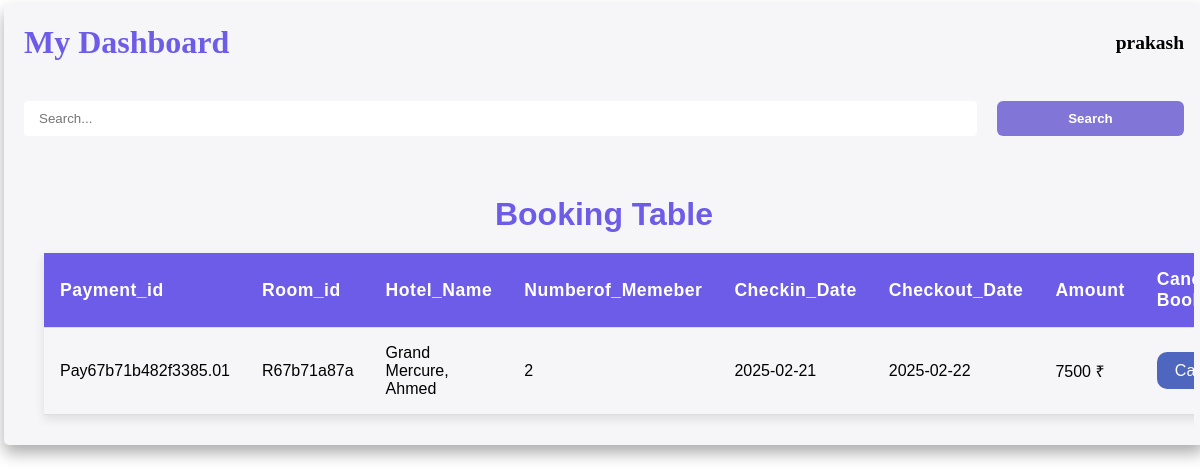
Page /Mybooking.php (signed in) on the earlier database version.
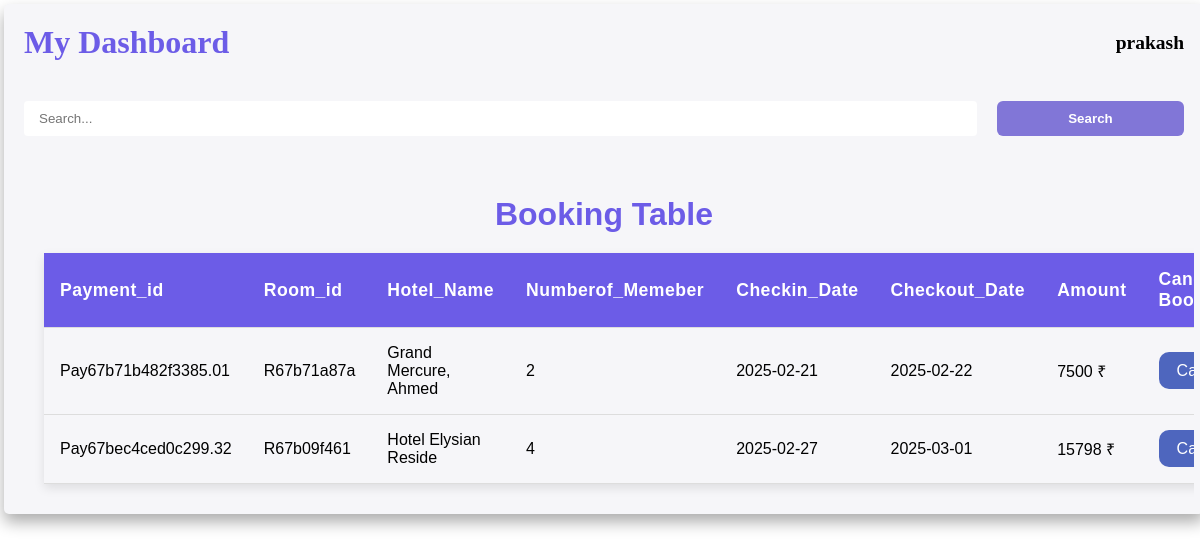
Same page on the later database version.
### tables this page shows
CREATE TABLE `booking_list` (
  `Payment_id` varchar(20) NOT NULL,
  `Room_id` varchar(20) NOT NULL,
  `Customer_id` varchar(20) NOT NULL,
  `Customer_name` varchar(50) NOT NULL,
  `Hotel_id` varchar(30) NOT NULL,
  `Numberof_Memeber` int(11) NOT NULL,
  `Checkin_Date` varchar(20) NOT NULL,
  `Checkout_Date` varchar(20) NOT NULL,
  `Amount` int(11) NOT NULL,
  `Transaction_Date` varchar(30) NOT NULL
);

CREATE TABLE `m_register` (
  `Um_id` varchar(10) NOT NULL,
  `Username` varchar(50) NOT NULL,
  `Email` varchar(50) NOT NULL,
  `Password` varchar(100) NOT NULL,
  `Hotel_id` varchar(10) NOT NULL,
  `Hotel_Name` varchar(20) NOT NULL,
  `Hotel_Address` text NOT NULL,
  `Hotel_Mobileno` char(15) NOT NULL,
  `Hotel_Bname` varchar(50) NOT NULL,
  `Hotel_AccountNo` char(20) NOT NULL,
  `Hotel_IFSCcode` char(15) NOT NULL,
  `Verify_status` varchar(20) NOT NULL
);

### Mybooking.php (the view, shortened to what this page needs)
<!DOCTYPE html>
<html lang="en">
<head>
    <link rel="stylesheet" href="./CSS/index.css">
    <link rel="stylesheet" href="./CSS/table.css">
    <link rel="stylesheet" href="https://cdnjs.cloudflare.com/ajax/libs/font-awesome/6.6.0/css/all.min.css" />
</head>
<body>
        <div class="right">
            <div class="navbar">
                <h1 class="name" class="h-div">
                    <span class="n1">My Dashboard</span>
                </h1>
                <h2 class="uname">
                    <?php
                    if (isset($_SESSION['name'])) {
                        echo   "<span>" . $_SESSION['name'] . "</span>";
                    }
                    ?>
                </h2>
            </div>
            <form method="POST">
                <div class="search">
                    <input class="stc" type="text" name="serch" placeholder="Search...">
                    <button class="scbtn" name="serchbtn">Search</button>
                </div>
            </form>
            <?php
            include './Process/cnn.php';
            if (array_key_exists('serchbtn', $_POST)) {
                serchdata();
            } else {
                $cname= $_SESSION['name'];
                $cdata = mysqli_query($cnn,"select * from c_register where Username = '$cname'");
                $cd = mysqli_fetch_array($cdata);
                $cid = $cd['Uc_id'];
                $dv  = mysqli_query($cnn, "Select * from booking_list where Customer_id  ='$cid'");
                echo "<div class='table-container'>
                <h1>Booking Table</h1>
                    <table>
                        <thead>
                            <tr id ='data2'>
                                <th>Payment_id</th>
                                <th>Room_id</th>
                                <th>Hotel_Name</th>
                                <th>Numberof_Memeber</th>
                                <th>Checkin_Date</th>
                                <th>Checkout_Date</th>
                                <th>Amount</th>
                                <th>Cancel Booking</th>
                            </tr>
                        </thead>";
                while ($d = mysqli_fetch_assoc($dv)) {
                    $hid = $d['Hotel_id'];
                    $fg = mysqli_query($cnn,"select * from m_register where Hotel_id = '$hid'");
                    $f = mysqli_fetch_array($fg);
                    echo "<tbody>
                    <tr>
                        <td><span id='data'>Payment_id :</span>" . $d['Payment_id'] . "</td>
                        <td><span id='data'>Room_id :</span>" . $d['Room_id'] . "</td>
                        <td><span id='data'>Hotel_Name :</span>" . $f['Hotel_Name'] . "</td>
                        <td><span id='data'>Numberof_Memeber :</span>" . $d['Numberof_Memeber'] . "</td>
                        <td><span id='data'>Checkin_Date :</span>" . $d['Checkin_Date'] . "</td>
                        <td><span id='data'>Checkout_Date :</span>" . $d['Checkout_Date'] . "</td>
                        <td><span id='data'>Amount:</span>" . $d['Amount'] . " ₹ </td>";
                        $i = $d['Payment_id'];
                        echo "<td><span id='data'>Verify_status: </span><a id='ver' href='./Customer_pages/cancelbook.php?id=$i'>Cancel</a></td>
                    </tr>
                </tbody>";
                }
                echo "</table></div>";
            }
            ?>
        </div>
</body>
</html>

Differences in the rows shown:
added booking_list: Payment_id "Pay67bec4ced0c299.32", Room "R67b09f461", m_register.Hotel_Name "Hotel Elysian Reside", Numberof_Memeber "4", Checkin_Date "2025-02-27", Checkout_Date "2025-03-01", Amount "15798"
